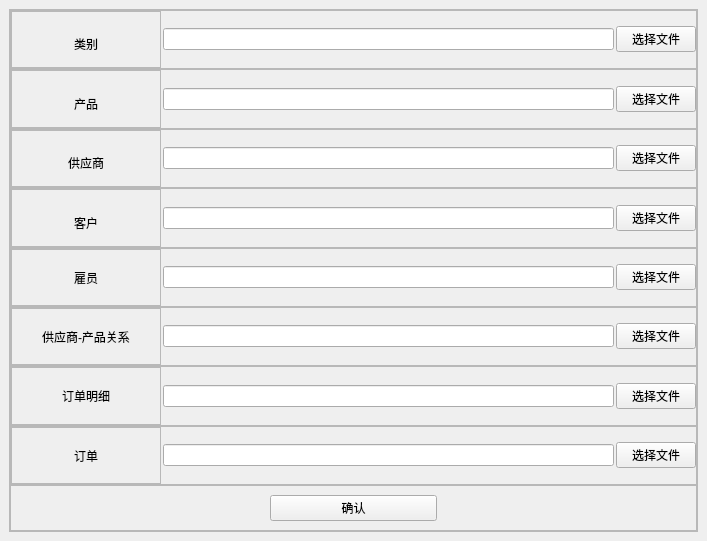
<?xml version="1.0" encoding="UTF-8"?>
<ui version="4.0">
 <class>MainWindow</class>
 <widget class="QMainWindow" name="MainWindow">
  <property name="geometry">
   <rect>
    <x>0</x>
    <y>0</y>
    <width>707</width>
    <height>541</height>
   </rect>
  </property>
  <property name="windowTitle">
   <string>数据导入</string>
  </property>
  <widget class="QWidget" name="centralwidget">
   <layout class="QHBoxLayout" name="horizontalLayout">
    <item>
     <widget class="QFrame" name="frame">
      <property name="frameShape">
       <enum>QFrame::StyledPanel</enum>
      </property>
      <property name="frameShadow">
       <enum>QFrame::Raised</enum>
      </property>
      <layout class="QVBoxLayout" name="verticalLayout" stretch="2,2,2,2,2,2,2,2,1">
       <property name="spacing">
        <number>0</number>
       </property>
       <property name="leftMargin">
        <number>0</number>
       </property>
       <property name="topMargin">
        <number>0</number>
       </property>
       <property name="rightMargin">
        <number>0</number>
       </property>
       <property name="bottomMargin">
        <number>0</number>
       </property>
       <item>
        <widget class="QFrame" name="frame_2">
         <property name="frameShape">
          <enum>QFrame::StyledPanel</enum>
         </property>
         <property name="frameShadow">
          <enum>QFrame::Raised</enum>
         </property>
         <layout class="QHBoxLayout" name="horizontalLayout_2" stretch="3,9,1">
          <property name="spacing">
           <number>2</number>
          </property>
          <property name="leftMargin">
           <number>0</number>
          </property>
          <property name="topMargin">
           <number>0</number>
          </property>
          <property name="rightMargin">
           <number>0</number>
          </property>
          <property name="bottomMargin">
           <number>0</number>
          </property>
          <item>
           <widget class="QFrame" name="frame_11">
            <property name="frameShape">
             <enum>QFrame::StyledPanel</enum>
            </property>
            <property name="frameShadow">
             <enum>QFrame::Raised</enum>
            </property>
            <layout class="QHBoxLayout" name="horizontalLayout_13">
             <property name="leftMargin">
              <number>0</number>
             </property>
             <property name="rightMargin">
              <number>0</number>
             </property>
             <property name="bottomMargin">
              <number>0</number>
             </property>
             <item>
              <spacer name="horizontalSpacer_15">
               <property name="orientation">
                <enum>Qt::Horizontal</enum>
               </property>
               <property name="sizeHint" stdset="0">
                <size>
                 <width>40</width>
                 <height>20</height>
                </size>
               </property>
              </spacer>
             </item>
             <item>
              <widget class="QLabel" name="label">
               <property name="sizePolicy">
                <sizepolicy hsizetype="Preferred" vsizetype="Preferred">
                 <horstretch>0</horstretch>
                 <verstretch>0</verstretch>
                </sizepolicy>
               </property>
               <property name="text">
                <string>类别</string>
               </property>
              </widget>
             </item>
             <item>
              <spacer name="horizontalSpacer_16">
               <property name="orientation">
                <enum>Qt::Horizontal</enum>
               </property>
               <property name="sizeHint" stdset="0">
                <size>
                 <width>40</width>
                 <height>20</height>
                </size>
               </property>
              </spacer>
             </item>
            </layout>
           </widget>
          </item>
          <item>
           <widget class="QLineEdit" name="text1"/>
          </item>
          <item>
           <widget class="QPushButton" name="button1">
            <property name="text">
             <string>选择文件</string>
            </property>
           </widget>
          </item>
         </layout>
        </widget>
       </item>
       <item>
        <widget class="QFrame" name="frame_7">
         <property name="frameShape">
          <enum>QFrame::StyledPanel</enum>
         </property>
         <property name="frameShadow">
          <enum>QFrame::Raised</enum>
         </property>
         <layout class="QHBoxLayout" name="horizontalLayout_3" stretch="3,9,1">
          <property name="spacing">
           <number>2</number>
          </property>
          <property name="leftMargin">
           <number>0</number>
          </property>
          <property name="topMargin">
           <number>0</number>
          </property>
          <property name="rightMargin">
           <number>0</number>
          </property>
          <property name="bottomMargin">
           <number>0</number>
          </property>
          <item>
           <widget class="QFrame" name="frame_12">
            <property name="frameShape">
             <enum>QFrame::StyledPanel</enum>
            </property>
            <property name="frameShadow">
             <enum>QFrame::Raised</enum>
            </property>
            <layout class="QHBoxLayout" name="horizontalLayout_14">
             <property name="leftMargin">
              <number>0</number>
             </property>
             <property name="rightMargin">
              <number>0</number>
             </property>
             <property name="bottomMargin">
              <number>0</number>
             </property>
             <item>
              <spacer name="horizontalSpacer_13">
               <property name="orientation">
                <enum>Qt::Horizontal</enum>
               </property>
               <property name="sizeHint" stdset="0">
                <size>
                 <width>40</width>
                 <height>20</height>
                </size>
               </property>
              </spacer>
             </item>
             <item>
              <widget class="QLabel" name="label_2">
               <property name="text">
                <string>产品</string>
               </property>
              </widget>
             </item>
             <item>
              <spacer name="horizontalSpacer_14">
               <property name="orientation">
                <enum>Qt::Horizontal</enum>
               </property>
               <property name="sizeHint" stdset="0">
                <size>
                 <width>40</width>
                 <height>20</height>
                </size>
               </property>
              </spacer>
             </item>
            </layout>
           </widget>
          </item>
          <item>
           <widget class="QLineEdit" name="text2"/>
          </item>
          <item>
           <widget class="QPushButton" name="button2">
            <property name="text">
             <string>选择文件</string>
            </property>
           </widget>
          </item>
         </layout>
        </widget>
       </item>
       <item>
        <widget class="QFrame" name="frame_5">
         <property name="frameShape">
          <enum>QFrame::StyledPanel</enum>
         </property>
         <property name="frameShadow">
          <enum>QFrame::Raised</enum>
         </property>
         <layout class="QHBoxLayout" name="horizontalLayout_4" stretch="3,9,1">
          <property name="spacing">
           <number>2</number>
          </property>
          <property name="leftMargin">
           <number>0</number>
          </property>
          <property name="topMargin">
           <number>0</number>
          </property>
          <property name="rightMargin">
           <number>0</number>
          </property>
          <property name="bottomMargin">
           <number>0</number>
          </property>
          <item>
           <widget class="QFrame" name="frame_13">
            <property name="frameShape">
             <enum>QFrame::StyledPanel</enum>
            </property>
            <property name="frameShadow">
             <enum>QFrame::Raised</enum>
            </property>
            <layout class="QHBoxLayout" name="horizontalLayout_16">
             <property name="leftMargin">
              <number>0</number>
             </property>
             <property name="rightMargin">
              <number>0</number>
             </property>
             <property name="bottomMargin">
              <number>0</number>
             </property>
             <item>
              <spacer name="horizontalSpacer_11">
               <property name="orientation">
                <enum>Qt::Horizontal</enum>
               </property>
               <property name="sizeHint" stdset="0">
                <size>
                 <width>40</width>
                 <height>20</height>
                </size>
               </property>
              </spacer>
             </item>
             <item>
              <widget class="QLabel" name="label_3">
               <property name="text">
                <string>供应商</string>
               </property>
              </widget>
             </item>
             <item>
              <spacer name="horizontalSpacer_12">
               <property name="orientation">
                <enum>Qt::Horizontal</enum>
               </property>
               <property name="sizeHint" stdset="0">
                <size>
                 <width>40</width>
                 <height>20</height>
                </size>
               </property>
              </spacer>
             </item>
            </layout>
           </widget>
          </item>
          <item>
           <widget class="QLineEdit" name="text3"/>
          </item>
          <item>
           <widget class="QPushButton" name="button3">
            <property name="text">
             <string>选择文件</string>
            </property>
           </widget>
          </item>
         </layout>
        </widget>
       </item>
       <item>
        <widget class="QFrame" name="frame_8">
         <property name="frameShape">
          <enum>QFrame::StyledPanel</enum>
         </property>
         <property name="frameShadow">
          <enum>QFrame::Raised</enum>
         </property>
         <layout class="QHBoxLayout" name="horizontalLayout_5" stretch="3,9,1">
          <property name="spacing">
           <number>2</number>
          </property>
          <property name="leftMargin">
           <number>0</number>
          </property>
          <property name="topMargin">
           <number>0</number>
          </property>
          <property name="rightMargin">
           <number>0</number>
          </property>
          <property name="bottomMargin">
           <number>0</number>
          </property>
          <item>
           <widget class="QFrame" name="frame_14">
            <property name="frameShape">
             <enum>QFrame::StyledPanel</enum>
            </property>
            <property name="frameShadow">
             <enum>QFrame::Raised</enum>
            </property>
            <layout class="QHBoxLayout" name="horizontalLayout_17">
             <property name="leftMargin">
              <number>0</number>
             </property>
             <property name="rightMargin">
              <number>0</number>
             </property>
             <property name="bottomMargin">
              <number>0</number>
             </property>
             <item>
              <spacer name="horizontalSpacer_10">
               <property name="orientation">
                <enum>Qt::Horizontal</enum>
               </property>
               <property name="sizeHint" stdset="0">
                <size>
                 <width>40</width>
                 <height>20</height>
                </size>
               </property>
              </spacer>
             </item>
             <item>
              <widget class="QLabel" name="label_4">
               <property name="text">
                <string>客户</string>
               </property>
              </widget>
             </item>
             <item>
              <spacer name="horizontalSpacer_9">
               <property name="orientation">
                <enum>Qt::Horizontal</enum>
               </property>
               <property name="sizeHint" stdset="0">
                <size>
                 <width>40</width>
                 <height>20</height>
                </size>
               </property>
              </spacer>
             </item>
            </layout>
           </widget>
          </item>
          <item>
           <widget class="QLineEdit" name="text4"/>
          </item>
          <item>
           <widget class="QPushButton" name="button4">
            <property name="text">
             <string>选择文件</string>
            </property>
           </widget>
          </item>
         </layout>
        </widget>
       </item>
       <item>
        <widget class="QFrame" name="frame_3">
         <property name="frameShape">
          <enum>QFrame::StyledPanel</enum>
         </property>
         <property name="frameShadow">
          <enum>QFrame::Raised</enum>
         </property>
         <layout class="QHBoxLayout" name="horizontalLayout_6" stretch="3,9,1">
          <property name="spacing">
           <number>2</number>
          </property>
          <property name="leftMargin">
           <number>0</number>
          </property>
          <property name="topMargin">
           <number>0</number>
          </property>
          <property name="rightMargin">
           <number>0</number>
          </property>
          <property name="bottomMargin">
           <number>0</number>
          </property>
          <item>
           <widget class="QFrame" name="frame_15">
            <property name="frameShape">
             <enum>QFrame::StyledPanel</enum>
            </property>
            <property name="frameShadow">
             <enum>QFrame::Raised</enum>
            </property>
            <layout class="QHBoxLayout" name="horizontalLayout_15">
             <property name="leftMargin">
              <number>0</number>
             </property>
             <property name="topMargin">
              <number>0</number>
             </property>
             <property name="rightMargin">
              <number>0</number>
             </property>
             <property name="bottomMargin">
              <number>0</number>
             </property>
             <item>
              <spacer name="horizontalSpacer_8">
               <property name="orientation">
                <enum>Qt::Horizontal</enum>
               </property>
               <property name="sizeHint" stdset="0">
                <size>
                 <width>40</width>
                 <height>20</height>
                </size>
               </property>
              </spacer>
             </item>
             <item>
              <widget class="QLabel" name="label_5">
               <property name="text">
                <string>雇员</string>
               </property>
              </widget>
             </item>
             <item>
              <spacer name="horizontalSpacer_7">
               <property name="orientation">
                <enum>Qt::Horizontal</enum>
               </property>
               <property name="sizeHint" stdset="0">
                <size>
                 <width>40</width>
                 <height>20</height>
                </size>
               </property>
              </spacer>
             </item>
            </layout>
           </widget>
          </item>
          <item>
           <widget class="QLineEdit" name="text5"/>
          </item>
          <item>
           <widget class="QPushButton" name="button5">
            <property name="text">
             <string>选择文件</string>
            </property>
           </widget>
          </item>
         </layout>
        </widget>
       </item>
       <item>
        <widget class="QFrame" name="frame_6">
         <property name="frameShape">
          <enum>QFrame::StyledPanel</enum>
         </property>
         <property name="frameShadow">
          <enum>QFrame::Raised</enum>
         </property>
         <layout class="QHBoxLayout" name="horizontalLayout_7" stretch="3,9,1">
          <property name="spacing">
           <number>2</number>
          </property>
          <property name="leftMargin">
           <number>0</number>
          </property>
          <property name="topMargin">
           <number>0</number>
          </property>
          <property name="rightMargin">
           <number>0</number>
          </property>
          <property name="bottomMargin">
           <number>0</number>
          </property>
          <item>
           <widget class="QFrame" name="frame_16">
            <property name="frameShape">
             <enum>QFrame::StyledPanel</enum>
            </property>
            <property name="frameShadow">
             <enum>QFrame::Raised</enum>
            </property>
            <layout class="QHBoxLayout" name="horizontalLayout_18">
             <property name="spacing">
              <number>0</number>
             </property>
             <property name="leftMargin">
              <number>0</number>
             </property>
             <property name="topMargin">
              <number>0</number>
             </property>
             <property name="rightMargin">
              <number>0</number>
             </property>
             <property name="bottomMargin">
              <number>0</number>
             </property>
             <item>
              <spacer name="horizontalSpacer_6">
               <property name="orientation">
                <enum>Qt::Horizontal</enum>
               </property>
               <property name="sizeHint" stdset="0">
                <size>
                 <width>40</width>
                 <height>20</height>
                </size>
               </property>
              </spacer>
             </item>
             <item>
              <widget class="QLabel" name="label_6">
               <property name="text">
                <string>供应商-产品关系</string>
               </property>
              </widget>
             </item>
             <item>
              <spacer name="horizontalSpacer_5">
               <property name="orientation">
                <enum>Qt::Horizontal</enum>
               </property>
               <property name="sizeHint" stdset="0">
                <size>
                 <width>40</width>
                 <height>20</height>
                </size>
               </property>
              </spacer>
             </item>
            </layout>
           </widget>
          </item>
          <item>
           <widget class="QLineEdit" name="text6"/>
          </item>
          <item>
           <widget class="QPushButton" name="button6">
            <property name="text">
             <string>选择文件</string>
            </property>
           </widget>
          </item>
         </layout>
        </widget>
       </item>
       <item>
        <widget class="QFrame" name="frame_9">
         <property name="frameShape">
          <enum>QFrame::StyledPanel</enum>
         </property>
         <property name="frameShadow">
          <enum>QFrame::Raised</enum>
         </property>
         <layout class="QHBoxLayout" name="horizontalLayout_8" stretch="3,9,1">
          <property name="spacing">
           <number>2</number>
          </property>
          <property name="leftMargin">
           <number>0</number>
          </property>
          <property name="topMargin">
           <number>0</number>
          </property>
          <property name="rightMargin">
           <number>0</number>
          </property>
          <property name="bottomMargin">
           <number>0</number>
          </property>
          <item>
           <widget class="QFrame" name="frame_17">
            <property name="frameShape">
             <enum>QFrame::StyledPanel</enum>
            </property>
            <property name="frameShadow">
             <enum>QFrame::Raised</enum>
            </property>
            <layout class="QHBoxLayout" name="horizontalLayout_12">
             <property name="leftMargin">
              <number>0</number>
             </property>
             <property name="topMargin">
              <number>0</number>
             </property>
             <property name="rightMargin">
              <number>0</number>
             </property>
             <property name="bottomMargin">
              <number>0</number>
             </property>
             <item>
              <spacer name="horizontalSpacer_3">
               <property name="orientation">
                <enum>Qt::Horizontal</enum>
               </property>
               <property name="sizeHint" stdset="0">
                <size>
                 <width>40</width>
                 <height>20</height>
                </size>
               </property>
              </spacer>
             </item>
             <item>
              <widget class="QLabel" name="label_7">
               <property name="text">
                <string>订单明细</string>
               </property>
              </widget>
             </item>
             <item>
              <spacer name="horizontalSpacer_4">
               <property name="orientation">
                <enum>Qt::Horizontal</enum>
               </property>
               <property name="sizeHint" stdset="0">
                <size>
                 <width>40</width>
                 <height>20</height>
                </size>
               </property>
              </spacer>
             </item>
            </layout>
           </widget>
          </item>
          <item>
           <widget class="QLineEdit" name="text7"/>
          </item>
          <item>
           <widget class="QPushButton" name="button7">
            <property name="text">
             <string>选择文件</string>
            </property>
           </widget>
          </item>
         </layout>
        </widget>
       </item>
       <item>
        <widget class="QFrame" name="frame_4">
         <property name="frameShape">
          <enum>QFrame::StyledPanel</enum>
         </property>
         <property name="frameShadow">
          <enum>QFrame::Raised</enum>
         </property>
         <layout class="QHBoxLayout" name="horizontalLayout_9" stretch="3,9,1">
          <property name="spacing">
           <number>2</number>
          </property>
          <property name="leftMargin">
           <number>0</number>
          </property>
          <property name="topMargin">
           <number>0</number>
          </property>
          <property name="rightMargin">
           <number>0</number>
          </property>
          <property name="bottomMargin">
           <number>0</number>
          </property>
          <item>
           <widget class="QFrame" name="frame_18">
            <property name="frameShape">
             <enum>QFrame::StyledPanel</enum>
            </property>
            <property name="frameShadow">
             <enum>QFrame::Raised</enum>
            </property>
            <layout class="QHBoxLayout" name="horizontalLayout_11">
             <property name="leftMargin">
              <number>0</number>
             </property>
             <property name="topMargin">
              <number>0</number>
             </property>
             <property name="rightMargin">
              <number>0</number>
             </property>
             <property name="bottomMargin">
              <number>0</number>
             </property>
             <item>
              <spacer name="horizontalSpacer_2">
               <property name="orientation">
                <enum>Qt::Horizontal</enum>
               </property>
               <property name="sizeHint" stdset="0">
                <size>
                 <width>40</width>
                 <height>20</height>
                </size>
               </property>
              </spacer>
             </item>
             <item>
              <widget class="QLabel" name="label_8">
               <property name="text">
                <string>订单</string>
               </property>
              </widget>
             </item>
             <item>
              <spacer name="horizontalSpacer">
               <property name="orientation">
                <enum>Qt::Horizontal</enum>
               </property>
               <property name="sizeHint" stdset="0">
                <size>
                 <width>40</width>
                 <height>20</height>
                </size>
               </property>
              </spacer>
             </item>
            </layout>
           </widget>
          </item>
          <item>
           <widget class="QLineEdit" name="text8"/>
          </item>
          <item>
           <widget class="QPushButton" name="button8">
            <property name="text">
             <string>选择文件</string>
            </property>
           </widget>
          </item>
         </layout>
        </widget>
       </item>
       <item>
        <widget class="QFrame" name="frame_10">
         <property name="frameShape">
          <enum>QFrame::StyledPanel</enum>
         </property>
         <property name="frameShadow">
          <enum>QFrame::Raised</enum>
         </property>
         <layout class="QHBoxLayout" name="horizontalLayout_10" stretch="3,2,3">
          <item>
           <spacer name="horizontalSpacer_17">
            <property name="orientation">
             <enum>Qt::Horizontal</enum>
            </property>
            <property name="sizeHint" stdset="0">
             <size>
              <width>40</width>
              <height>20</height>
             </size>
            </property>
           </spacer>
          </item>
          <item>
           <widget class="QPushButton" name="button">
            <property name="text">
             <string>确认</string>
            </property>
           </widget>
          </item>
          <item>
           <spacer name="horizontalSpacer_18">
            <property name="orientation">
             <enum>Qt::Horizontal</enum>
            </property>
            <property name="sizeHint" stdset="0">
             <size>
              <width>40</width>
              <height>20</height>
             </size>
            </property>
           </spacer>
          </item>
         </layout>
        </widget>
       </item>
      </layout>
     </widget>
    </item>
   </layout>
  </widget>
 </widget>
 <resources/>
 <connections/>
</ui>
